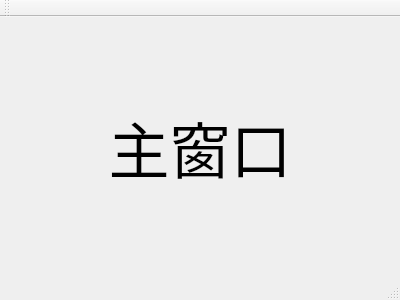
<?xml version="1.0" encoding="UTF-8"?>
<ui version="4.0">
 <class>MainWindow</class>
 <widget class="QMainWindow" name="MainWindow">
  <property name="geometry">
   <rect>
    <x>0</x>
    <y>0</y>
    <width>400</width>
    <height>300</height>
   </rect>
  </property>
  <property name="windowTitle">
   <string>MainWindow</string>
  </property>
  <widget class="QWidget" name="centralWidget">
   <layout class="QVBoxLayout" name="verticalLayout">
    <item>
     <widget class="QLabel" name="label">
      <property name="font">
       <font>
        <pointsize>46</pointsize>
       </font>
      </property>
      <property name="text">
       <string>主窗口</string>
      </property>
      <property name="alignment">
       <set>Qt::AlignCenter</set>
      </property>
     </widget>
    </item>
   </layout>
  </widget>
  <widget class="QMenuBar" name="menuBar">
   <property name="geometry">
    <rect>
     <x>0</x>
     <y>0</y>
     <width>400</width>
     <height>23</height>
    </rect>
   </property>
  </widget>
  <widget class="QToolBar" name="mainToolBar">
   <attribute name="toolBarArea">
    <enum>TopToolBarArea</enum>
   </attribute>
   <attribute name="toolBarBreak">
    <bool>false</bool>
   </attribute>
  </widget>
  <widget class="QStatusBar" name="statusBar"/>
 </widget>
 <layoutdefault spacing="6" margin="11"/>
 <resources/>
 <connections/>
</ui>
